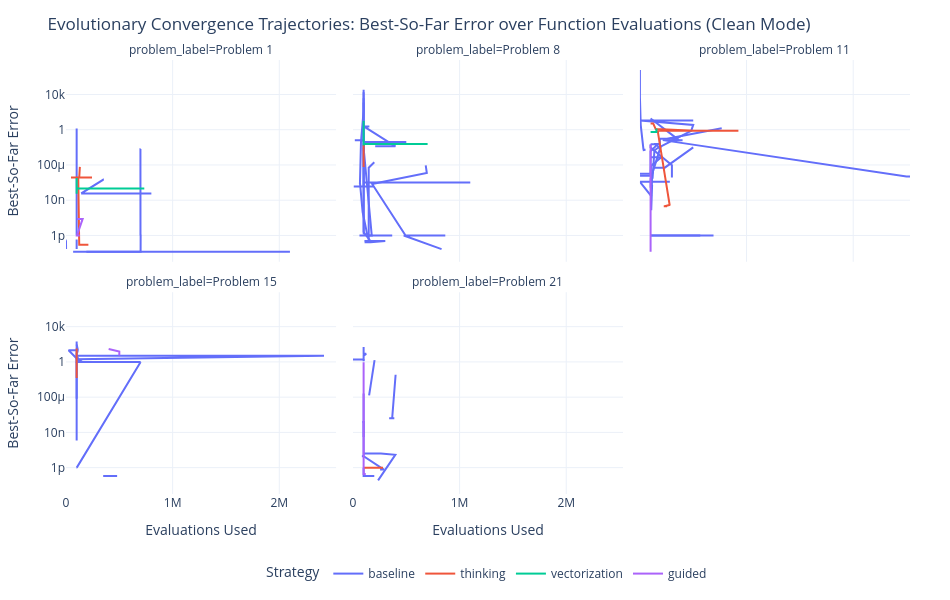

Write notebook code for a chart like this one.
### Markdown cell above
## 7. Monotonic Convergence Trajectories

### 📌 Analytical Purpose:
Tracks the step-by-step evolutionary trajectory of the best-so-far error across generations to analyze convergence speed and plateauing behavior.

### Code cell
# Plot 7: Monotonic Convergence Trajectories across Iterations
df_iter_clean = df_combined[(df_combined['mode'] == 'CLEAN') & (df_combined['final_error'].notna())].copy()
df_iter_clean['final_error_safe'] = df_iter_clean['final_error'].apply(lambda x: 1e-12 if x <= 0 else x)

# Calculate running best error per experiment
df_iter_clean['running_best_error'] = df_iter_clean.groupby('experiment_id')['final_error_safe'].cummin()

fig_traj = px.line(
    df_iter_clean,
    x='evaluations_used',
    y='running_best_error',
    color='prompt_strategy',
    line_group='experiment_id',
    facet_col='problem_label',
    facet_col_wrap=3,
    title='Evolutionary Convergence Trajectories: Best-So-Far Error over Function Evaluations (Clean Mode)',
    labels={'evaluations_used': 'Evaluations Used', 'running_best_error': 'Best-So-Far Error', 'prompt_strategy': 'Strategy'}
)
fig_traj.update_yaxes(type="log")
apply_clean_layout(fig_traj, height=600, width=950)
fig_traj.show()
